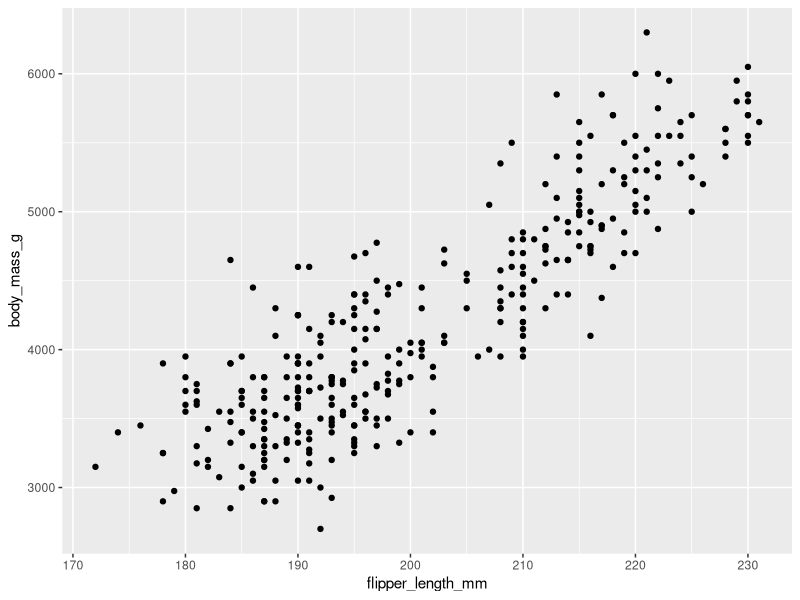
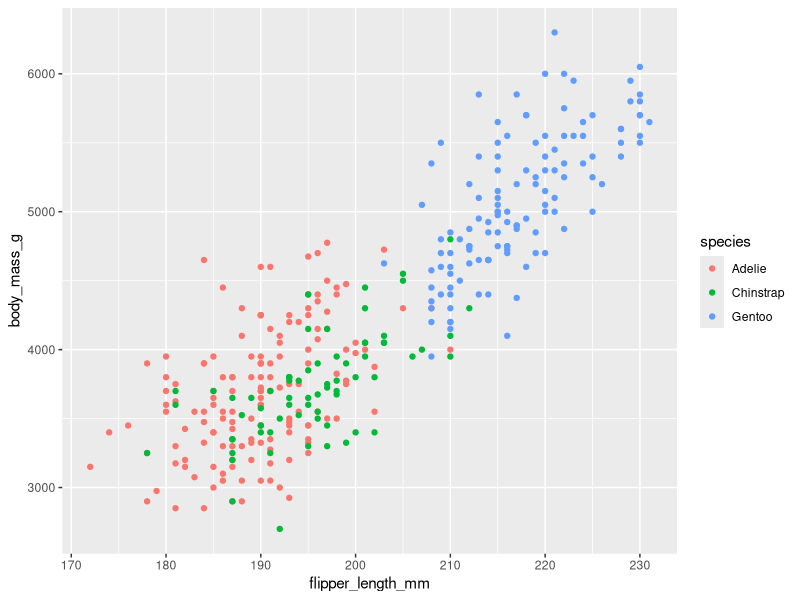
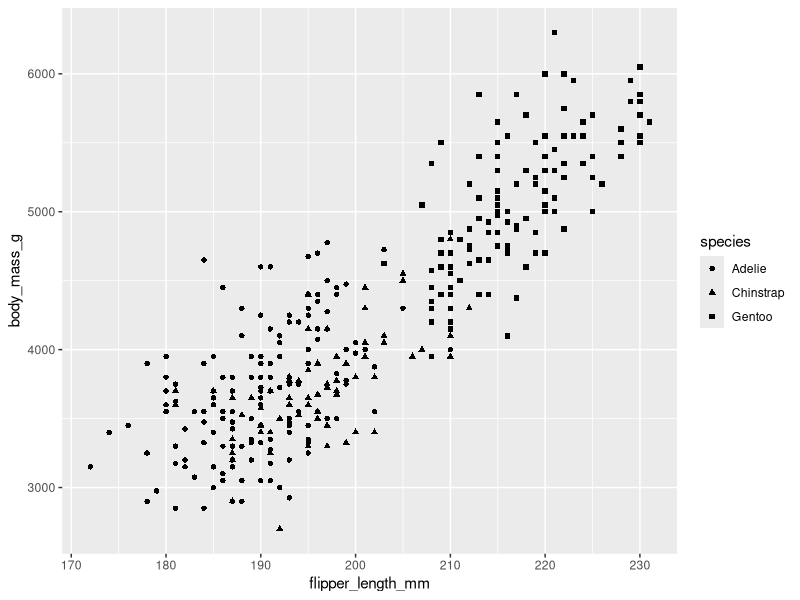
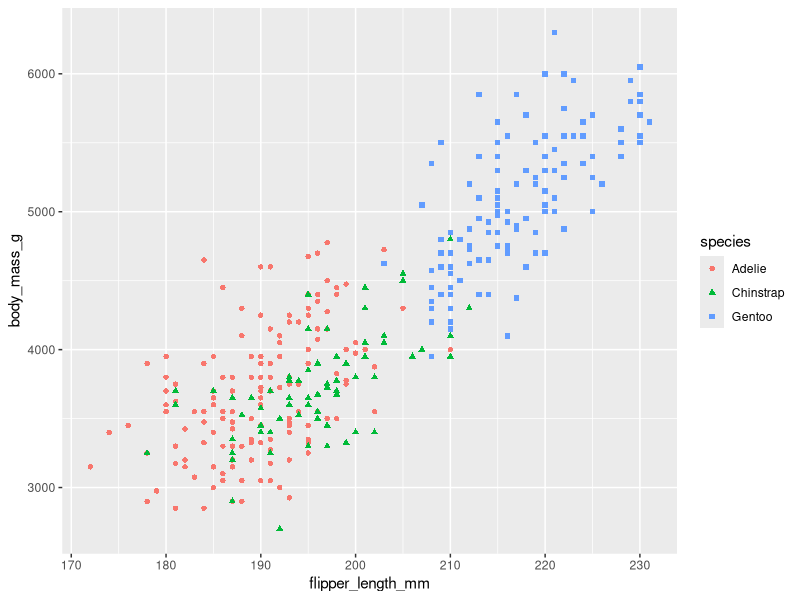
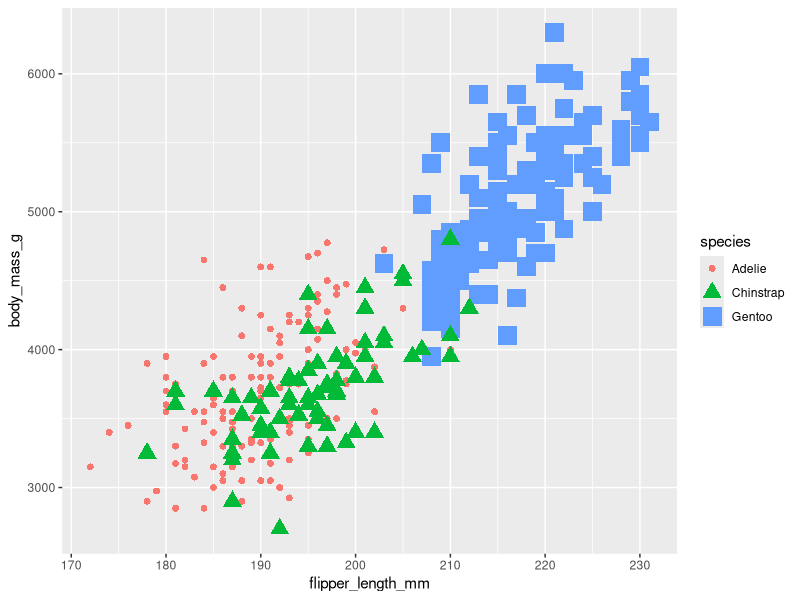
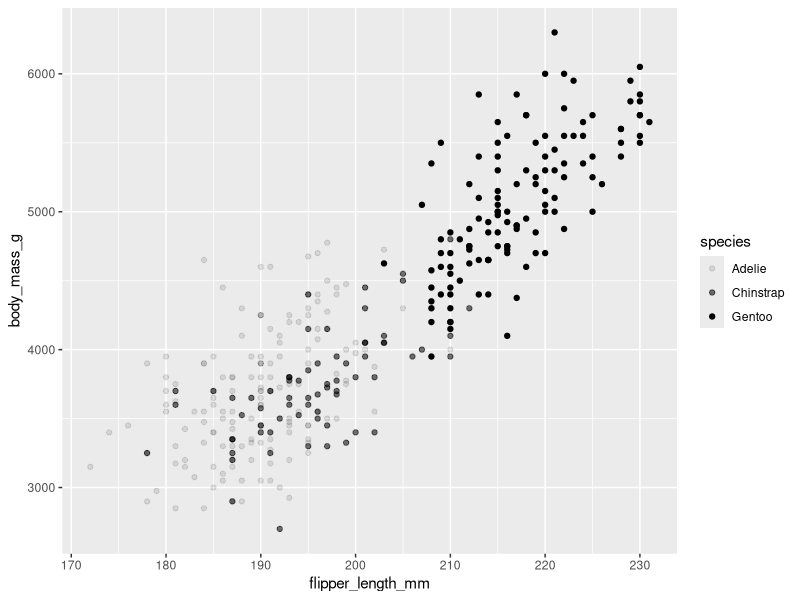
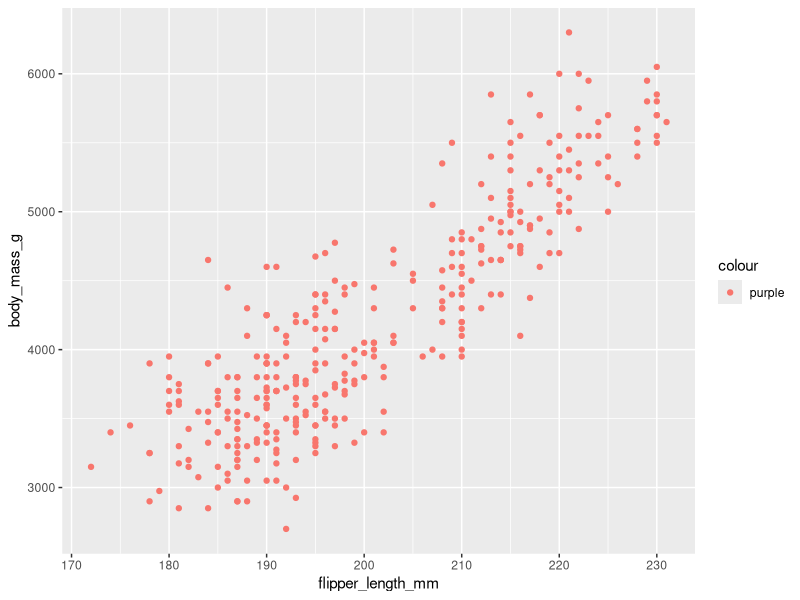
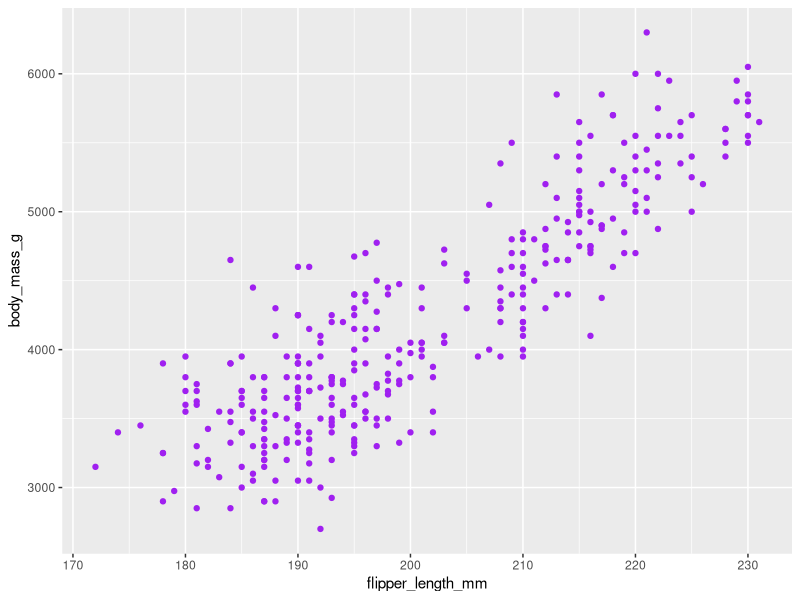

Source code (R) for these figures, in order:
### Run Packages
library(ggplot2)
library(palmerpenguins)
### Starter Visualisation
### Ending point of our last time
ggplot(data = penguins) +
  geom_point(mapping=aes(
    x = flipper_length_mm, 
    y = body_mass_g)
  )

### Adding color to differ species (Nr.1A)
ggplot(data = penguins) + 
  geom_point(mapping=aes(
    x = flipper_length_mm, 
    y = body_mass_g,
    color = species))

### Exchanging color-differ to shape-differ (Nr.1B)
ggplot(data = penguins) +
  geom_point(mapping=aes(
    x = flipper_length_mm, 
    y = body_mass_g,
    shape = species))

### Combining color-differ and shape-differ (Nr.2)
ggplot(data = penguins) + 
  geom_point(mapping=aes(
    x = flipper_length_mm, 
    y = body_mass_g,
    color = species,
    shape = species))

### Adding size-differ! (Nr.3)
ggplot(data = penguins) + 
  geom_point(mapping=aes(
    x = flipper_length_mm, 
    y = body_mass_g,
    color = species,
    shape = species,
    size = species))

### Adding different Transparencies
ggplot(data = penguins) + 
  geom_point(mapping=aes(
    x = flipper_length_mm, 
    y = body_mass_g,
    alpha = species))

### Change the colour of the dots
ggplot(data = penguins) + 
  geom_point(mapping=aes(
    x = flipper_length_mm, 
    y = body_mass_g,
    color = "purple"))

### Running code outside of mapping=aes()
ggplot(data = penguins) + 
  geom_point(mapping=aes(
    x = flipper_length_mm, 
    y = body_mass_g),
    color = "purple")